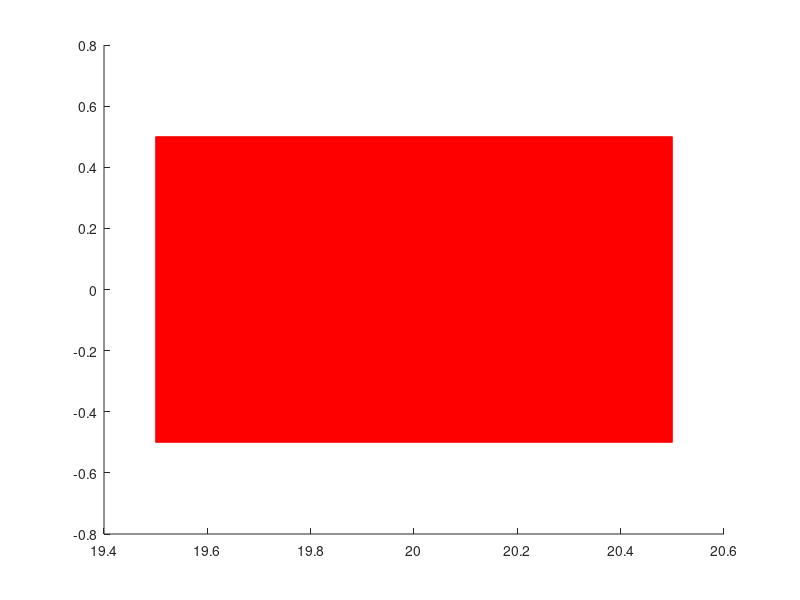

Here is the MATLAB script that generated this plot: (Note: this script raises an error after producing the figure.)
close all
clear all

    
%Define target parameters
target_width = 1; % width of the target rectangle
target_height = 1; % height of the target rectangle
target_center_x = 20; % x-coordinate of the center of the target
target_center_y = 0; % y-coordinate of the center of the target


%initial values
w=5;%wind
fprintf("the velocity of wind is=%d\n",w);
ti=0;
xi=0;
yi=0;%initial height
fprintf("the height of projection is=%d\n",yi);
g=9.8;
  
%steps
   
n=10000;
h=0.001;

    
% Plot target rectangle
rectangle('Position', [target_center_x - target_width/2, target_center_y - target_height/2, target_width, target_height], 'EdgeColor', 'r', 'FaceColor', 'r');
hold on
angle=input("Give angle of projection");
theta=deg2rad(angle);%angle of projection
u=input("Give velocity of projection");%initial speed
b=1.5;%drag

%for airdrag+wind
ddxwit=@(tl,xl,vl) 0;
dxwit=@(tl,xl,vl) u*cos(theta);
ddywit=@(tl,xl,vl) -g-b-w;
dywit=@(tl,xl,vl) vl;
    
%arrays for airdrag+wind
    
vxi=u*cos(theta);
vyi=u*sin(theta);
%%AIR RESISTANCE++WIND

[x_wi,twi]=RK4(ti,xi,vxi,ddxwit,dxwit,n,h);
[y_wi,twi]=RK4(ti,yi,vyi,ddywit,dywit,n,h);

NNIndex= y_wi > 0;

% Filter the non-negative values from xvac
x_wi = x_wi(NNIndex);
y_wi = y_wi(NNIndex);
twi = twi(NNIndex);
 


%target calculator
% Plot target rectangle
rectangle('Position', [target_center_x - target_width/2, target_center_y - target_height/2, target_width, target_height], 'EdgeColor', 'r', 'FaceColor', 'r');
hold on
nch=length(y_wi);
ych=y_wi(nch); 
xch=target_center_x-x_wi(nch);
if abs(xch)<= (target_width/2) && ych<=(target_height/2)               
    disp("Target hit!!!!")  
else  
    fprintf("target missed by=%d\n",round(xch))     
end
  
plot(x_wi,y_wi)
grid
xlabel('x ');
ylabel('y ');
title('trajectory of projectile (RK4)');
